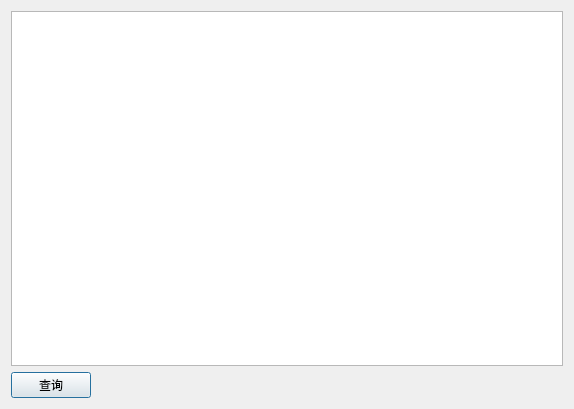
<?xml version="1.0" encoding="UTF-8"?>
<ui version="4.0">
 <class>cxjDataDialog</class>
 <widget class="QDialog" name="cxjDataDialog">
  <property name="geometry">
   <rect>
    <x>0</x>
    <y>0</y>
    <width>574</width>
    <height>409</height>
   </rect>
  </property>
  <property name="windowTitle">
   <string>成型机胎面数据</string>
  </property>
  <layout class="QGridLayout" name="gridLayout">
   <item row="0" column="0" colspan="3">
    <widget class="QTableWidget" name="cxjDatatWidget"/>
   </item>
   <item row="1" column="0">
    <widget class="QPushButton" name="getCxjDataButton">
     <property name="text">
      <string>查询</string>
     </property>
    </widget>
   </item>
   <item row="1" column="1">
    <widget class="QLabel" name="querylabel">
     <property name="minimumSize">
      <size>
       <width>200</width>
       <height>0</height>
      </size>
     </property>
     <property name="text">
      <string/>
     </property>
    </widget>
   </item>
   <item row="1" column="2">
    <spacer name="horizontalSpacer">
     <property name="orientation">
      <enum>Qt::Horizontal</enum>
     </property>
     <property name="sizeHint" stdset="0">
      <size>
       <width>472</width>
       <height>20</height>
      </size>
     </property>
    </spacer>
   </item>
  </layout>
 </widget>
 <resources/>
 <connections/>
</ui>
